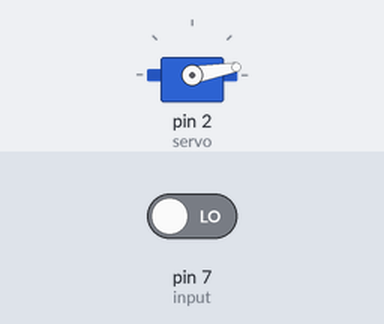
The sketch below on a simulated Arduino Uno, built with avr-gcc and run on an emulated ATmega328P. Shown: servo. The test bench sets the inputs (shaded band); at power-on: pin 7 (input) LOW.

Above: at 1.2 s.
1.3 s: pin 7 (input) driven HIGH
At 1.46 s:
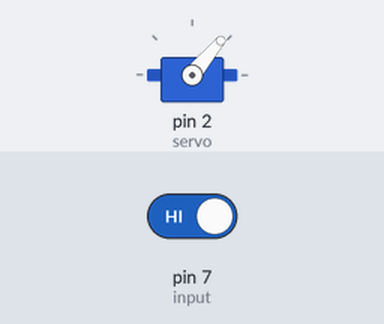
At 1.81 s:
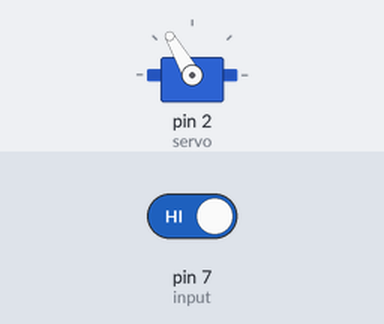
4.3 s: pin 7 (input) driven LOW
At 5.3 s:
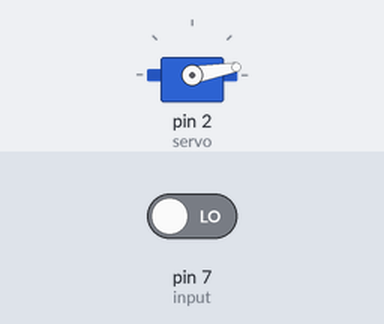
Timing chart, 0 to 7.3 s (numbered marks = the images above; inputs shaded):
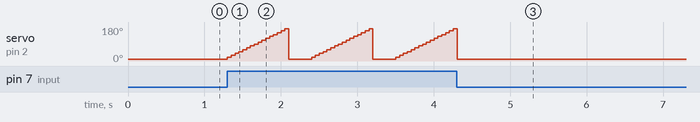

Measured:
- after the input at 1.3 s, servo on pin 2 (servo): 10° → 20° at once, then repeats every 1.1 s: 30° 0.05 s, 40° 0.05 s, 50° 0.05 s, 60° 0.05 s, 70° 0.05 s, 80° 0.05 s, 90° 0.05 s, 100° 0.05 s, 110° 0.05 s, 120° 0.05 s, 130° 0.05 s, 140° 0.05 s, 150° 0.05 s, 160° 0.05 s, 170° 0.05 s, 10° 0.30 s, 20° 0.05 s
- after the input at 4.3 s, servo on pin 2 (servo): goes on until 4.3 s, then stays 10°

The sketch:

test.ino
```cpp
#include <Servo.h>

Servo servo;
int input = 7;
int button = 0;
int angle = 20;

void setup() {
  // put your setup code here, to run once:
  servo.attach(2);
  pinMode(input, INPUT);
  servo.write(10);

}

void loop() {
  // put your main code here, to run repeatedly:
  /*int value = 100;
  analogWrite(fanPin, value);
  delay(30);
*/
  button = digitalRead(input);
  if(button == HIGH) {
    servo.write(angle);
    angle += 10;
  }
  delay(50);
  if(angle == 180) {
    angle = 10;
    servo.write(angle);
    delay(250);
  }

}
```
